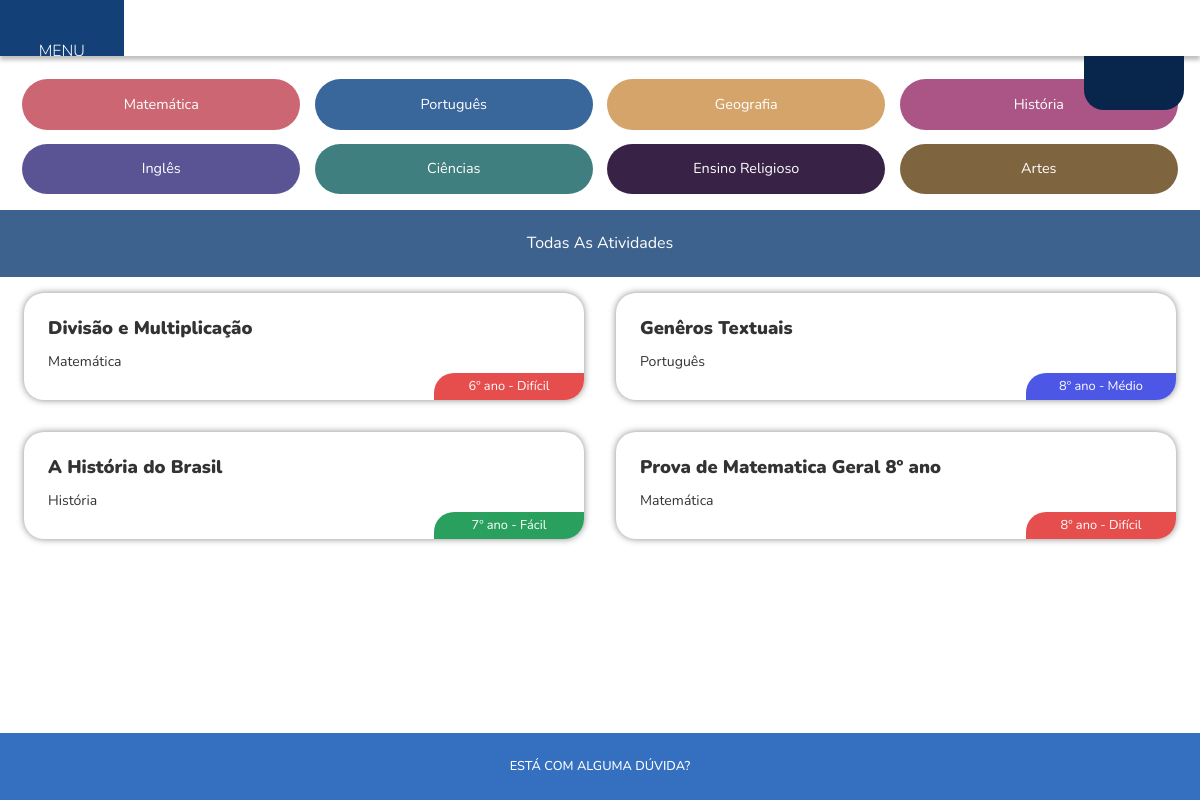
The app's page /todas-atividades/ with its own data.
### app_psec/models.py (models this page shows, shortened)
class Disciplina(models.Model):
    nome = models.CharField(max_length=100)
    numero = models.DecimalField(max_digits=2, decimal_places=0)
    def __str__(self):
        return self.nome

class Atividade(models.Model):
    titulo = RichTextField()
    descricao_seo = models.CharField(max_length=100)
    tipo = models.ForeignKey(Tipo, on_delete=models.PROTECT)
    disciplina = models.ForeignKey(Disciplina, on_delete=models.PROTECT)
    dificuldade = models.ForeignKey(Dificuldade, on_delete=models.PROTECT)
    dica = RichTextUploadingField()
    created_ata = models.DateField(auto_now_add=True)

class Dificuldade(models.Model):
    nome = models.CharField(max_length=100)
    numero = models.DecimalField(max_digits=2, decimal_places=0)
    def __str__(self):
        return self.nome

### app_psec/views.py (the view)
# urls.py: path('todas-atividades/', views.todas_atividades),
def todas_atividades(request):
    diciplinas = Disciplina.objects.all()
    atividades = Atividade.objects.all()
    return render(request, 'todas_atividades.html', {'atividades': atividades, 'diciplinas': diciplinas})

### app_psec/templates/todas_atividades.html
{% extends 'base.html' %}
    {% block sub_header %}
        <div class="container-fluid">
            <div class="hello_world">
                <a id="main-toggle2" href="#" class="nav-link text-white z-1">
                    <i class="bi bi-arrow-up-short"></i>
                </a>
            </div>
            <div id="main2" class="row row-cols-2 row-cols-xl-4 pt-3 pb-2">
                {% for diciplina in diciplinas %}
                    <div class="col p-0">
                        <span class="diciplina-home c{{diciplina.numero}}">
                            {{ diciplina }}
                        </span>
                    </div>
                {% endfor %}
            </div>
        </div>
    {% endblock %}
    {% block content %}
            <section>
                <h2 class="page_title">Todas As Atividades</h2>
                <div class="row row-cols-1 row-cols-xl-2 px-2 m-0">
                    {% for atividade in atividades %}
                        <div class="col p-0">
                            <div class="post">
                                <div class="post_content">
                                    <h2><a href="/atividade/{{atividade.pk}}">{{ atividade.titulo|safe }}</a></h2>
                                    <p class="py-1">{{ atividade.disciplina }}</p>
                                    <span class="py-1 dificuldade d{{atividade.dificuldade.numero}}">{{ atividade.dificuldade }}</span>
                                </div>
                            </div>
                        </div>
                    {% endfor %}
                </div>
            </section>
    {% endblock %}

### app_psec/templates/base.html (shortened to what this page needs)
{% load static %}
<!DOCTYPE html>
<html lang="pt-br">
<head>
    <link rel="stylesheet" href="https://stackpath.bootstrapcdn.com/bootstrap/4.5.0/css/bootstrap.min.css">
    <link rel="stylesheet" href="https://use.fontawesome.com/releases/v5.15.1/css/all.css">
    <link rel="stylesheet" href="{% static 'icons/font/bootstrap-icons.css' %}">
    <link rel="stylesheet" href="{% static 'css/style.css' %}">
</head>
<body>
    <header id="header">
        <div class="navbar">
            <div class="div_icon">
                <a id="main-toggle" href="#" class="nav-link text-white z-1">
                    MENU
                </a>
            </div>
        </div>
        <div class="navbar pt-0 pb-3 bg-nav">
        </div>
    </header>
    <main>
        {% block sub_header %}
        {% endblock sub_header %}
        {% block content %}
        {% endblock content %}
    </main>
    <footer>
        <a href="/contato/" class="footer_text">ESTÁ COM ALGUMA DÚVIDA?</a>
    </footer>
</body>
</html>

### app_psec/static/css/style.css (style rules this page uses)
body { background-color: #fff; color: #000; font-family: 'Nunito', sans-serif; font-weight: 400; font-size: 16px; }
.bi { color: #fff; font-size: 1.6em; }
.div_icon { position: fixed; bottom: 0; left: 0; z-index: 1000; }
#main-toggle { font-size: 1em; transform: rotate(90deg); margin: 0 0 0; background-color: #134076; padding: 1em 2.5em 1em; margin-bottom: 1.7em; margin-left: -2.2em; border-radius: 15px 0 0 0; display: inline-block; z-index: 1000; }
.row { position: relative; box-sizing: border-box; width: 100%; }
.container-fluid { position: relative; }
.z-1 { z-index: 3; }
header { background: #FFFFFF; box-shadow: 0px 4px 4px rgba(0, 0, 0, 0.25); }
.navbar { align-items: center; display: flex; text-align: center; }
#header { overflow: hidden; font-weight: 300; }
.navbar { width: 100%; box-sizing: border-box; display: flex; align-items: baseline; }
.bg-nav { background-color: transparent; color: #fff; }
.c1 { background-color: #CC6672; }
.c2 { background-color: #3A679B; }
.c3 { background-color: #AA5585; }
.c4 { background-color: #D4A46A; }
.c5 { background-color: #5B5494; }
.c6 { background-color: #407F7F; }
.c7 { background-color: #382246; }
.c8 { background-color: #7f6440; }
.diciplina-home { color: #fff; padding: 1em; font-size: .9em; margin: .5em .5em; text-align: center; border-radius: 30px; display: block; }
.post { background-color: #f1f1f1; color: #111; padding: 1.5em; margin: 1em; box-sizing: border-box; background: #FFFFFF; box-shadow: 0px 0px 7.37px rgba(0, 0, 0, 0.47); border-radius: 20px; position: relative; }
.post p { font-size: 0.88em; color: #333; margin: 0; }
.post h2 { font-size: 1.3em; font-weight: 900; }
.dificuldade { color: #fff; text-align: center; width: 150px; position: absolute; font-weight: 400; font-size: .8em; bottom: 0; right: 0; border-radius: 20px 0 20px 0; }
.d1 { background-color: #2aa05f; }
.d2 { background-color: #4d57e6; }
.d3 { background-color: #e64d4d; }
.page_title { background: #134076d1; padding: 1.5em; font-size: 1em; display: block; box-sizing: border-box; color: #fff; margin: 0 auto; font-weight: 400; text-transform: capitalize; text-align: center; }
.hello_world { background-color: transparent; display: flex; align-self: center; }
#main-toggle2 { font-size: 1em; background-color: #08264b; padding: .5em 1em; border-radius: 0 0 20px 20px; position: absolute; right: 1em; top: 0; }
#main2 { margin: 0 auto; transition: all .3s ease-in-out; }
footer { background-color: #3470BF; padding: 1.5em; display: block; width: 100%; box-sizing: border-box; display: flex; align-items: center; position: fixed; bottom: 0; left: 0; }
.footer_text { color: #fff; margin: 0 auto; font-size: 0.8em; font-weight: 500; }
section { margin-bottom: 7em; }
@media screen and (min-width: 768px) { .div_icon { position: absolute; width: auto; left: 0; top: 0; z-index: 1000; } }
@media screen and (min-width: 768px) { #main-toggle { font-size: 1em; margin: 0; transform: rotate(0deg); padding: 2.42em; border-radius: 0 0 30px 0; } }
@media screen and (min-width: 768px) { #main-toggle2 { padding: .5em 2.5em; } }

### records on screen
Disciplina: nome "Matemática"
Disciplina: nome "Português"
Disciplina: nome "Geografia"
Disciplina: nome "História"
Disciplina: nome "Inglês"
Disciplina: nome "Ciências"
Disciplina: nome "Ensino Religioso"
Disciplina: nome "Artes"
Atividade: titulo "Divisão e Multiplicação", disciplina "Matemática", dificuldade "6º ano - Difícil"
Atividade: titulo "Genêros Textuais", disciplina "Português", dificuldade "8º ano - Médio"
Atividade: titulo "A História do Brasil", disciplina "História", dificuldade "7º ano - Fácil"
Atividade: titulo "Prova de Matematica Geral 8º ano", disciplina "Matemática", dificuldade "8º ano - Difícil"
